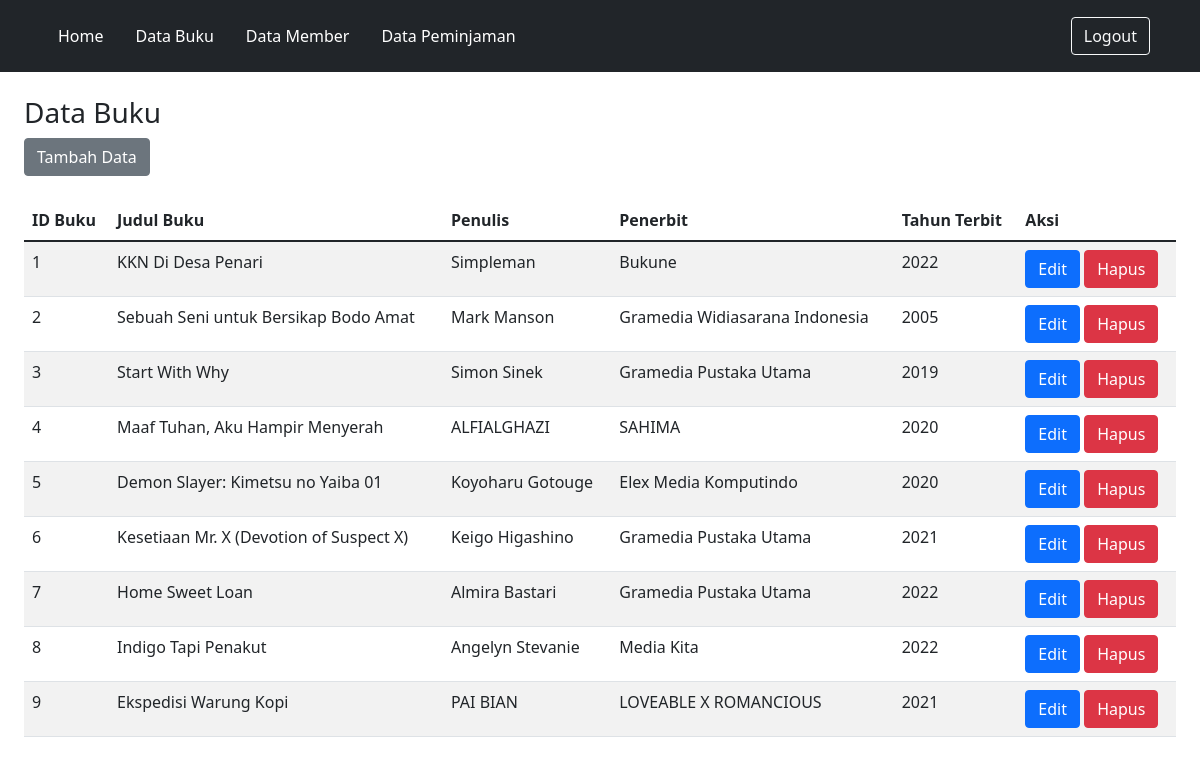
The app's page /Buku.php (signed in) with its own data.
### tables this page shows
CREATE TABLE `buku` (
  `id_buku` int(11) NOT NULL,
  `judul_buku` varchar(500) NOT NULL,
  `penulis` varchar(500) NOT NULL,
  `penerbit` varchar(250) NOT NULL,
  `tahun_terbit` int(11) NOT NULL
);

### Koneksi.php (called while the page is built, shortened)
<?php
function koneksi()
{
    try {
        $dbh = new PDO('mysql:host=localhost;dbname=perpustakaan', "root", "");
        $dbh->setAttribute( PDO::ATTR_ERRMODE, PDO::ERRMODE_EXCEPTION );
      }
      catch (PDOException $e) {
        print "Koneksi atau query bermasalah: " . $e->getMessage() . "<br/>";
        die();
      }
    return $dbh;
}
?>

### Model.php (the view, shortened to what this page needs)
<!DOCTYPE html>
<html lang="en">
<head>
    <link href="https://cdn.jsdelivr.net/npm/bootstrap@5.1.3/dist/css/bootstrap.min.css" rel="stylesheet">
</head>
<body>
</body>
</html>
<?php
require("./Koneksi.php");
include('Header.php');
function readData($nama_tabel)
{
    $stmt = koneksi()->prepare("SELECT * FROM $nama_tabel");
    $stmt->execute();
    $result = $stmt->fetchAll();
    if (!empty($result)) {
        if ($nama_tabel == "member") {
            foreach ($result as $hasil) {
                echo "<tr>";
                echo "<td>" . $hasil['id_member'] . "</td>";
                echo "<td>" . $hasil['nama_member'] . "</td>";
                echo "<td>" . $hasil['nomor_member'] . "</td>";
                echo "<td>" . $hasil['password'] . "</td>";
                echo "<td>" . $hasil['alamat'] . "</td>";
                echo "<td>" . $hasil["tgl_mendaftar"] . "</td>";
                echo "<td>" . $hasil["tgl_terakhir_bayar"] . "</td>";
                echo "<td>";
                echo "<a class='btn btn-primary' href='FormMember.php?id_member=" . $hasil['id_member'] . "'>Edit</a>";
                echo " ";
                echo "<a class='btn btn-danger' href='Member.php?id_member=" . $hasil['id_member'] . "' onclick=\"return confirm('Yakin Ingin Dihapus?')\">Hapus</a>";
                echo "</td>";
                echo "</tr>";
            }
        } elseif ($nama_tabel == "buku") {
            foreach ($result as $hasil) {
                echo "<tr>";
                echo "<td>" . $hasil['id_buku'] . "</td>";
                echo "<td>" . $hasil['judul_buku'] . "</td>";
                echo "<td>" . $hasil['penulis'] . "</td>";
                echo "<td>" . $hasil['penerbit'] . "</td>";
                echo "<td>" . $hasil["tahun_terbit"] . "</td>";
                echo "<td>";
                echo "<a class='btn btn-primary' href='FormBuku.php?id_buku=" . $hasil['id_buku'] . "'>Edit</a>";
                echo "<a class='btn btn-danger' href='Buku.php?id_buku=" . $hasil['id_buku'] . "' onclick=\"return confirm('Yakin Ingin Dihapus?')\">Hapus</a>";
                echo "</td>";
                echo "</tr>";
            }
        }
    }
}

### Buku.php (shortened to what this page needs)
<!DOCTYPE html>
<html lang="en">
<head>
    <link href="https://cdn.jsdelivr.net/npm/bootstrap@5.1.3/dist/css/bootstrap.min.css" rel="stylesheet">
</head>
<body>
    <?php
    require('./Model.php');
    ?>
    <div class="px-4">
        <h3 class="pt-4">Data Buku</h3>
        <a href='FormBuku.php'> <button type="button" class="btn btn-secondary mb-4">Tambah Data</button></a>
        <table class="table table-striped table-hover">
            <thead>
                <tr>
                    <th>ID Buku</th>
                    <th>Judul Buku</th>
                    <th>Penulis</th>
                    <th>Penerbit</th>
                    <th>Tahun Terbit</th>
                    <th>Aksi</th>
                </tr>
            </thead>
            <?php readData("buku") ?>
        </table>
    </div>
</body>
</html>

### Header.php (shortened to what this page needs)
<!doctype html>
<html lang="en">
<head>
    <link href="https://cdn.jsdelivr.net/npm/bootstrap@5.1.3/dist/css/bootstrap.min.css" rel="stylesheet">
    <link href="css/headers.css" rel="stylesheet">
</head>
<body>
    <header class="p-3 bg-dark text-white">
        <div class="container">
            <div class="d-flex flex-wrap align-items-center justify-content-center justify-content-lg-start">
                <ul class="nav col-12 col-lg-auto me-lg-auto mb-2 justify-content-center mb-md-0">
                    <li><a href="index.php" class="nav-link px-3 text-white">Home</a></li>
                    <li><a href="Buku.php" class="nav-link px-3 text-white">Data Buku</a></li>
                    <li><a href="Member.php" class="nav-link px-3 text-white">Data Member</a></li>
                    <li><a href="Peminjaman.php" class="nav-link px-3 text-white">Data Peminjaman</a></li>
                </ul>
                <div class="text-end">
                    <?php
                    if (isset($_SESSION['nomor_member']) == false) {
                        echo "<a href=\"FormLogin.php\"> <button type=\"button\" class=\"btn btn-outline-light me-2\">Login</button></a>";
                    } else {
                        echo "<a href=\"Logout.php\"> <button type=\"button\" class=\"btn btn-outline-light me-2\">Logout</button></a>";
                    }
                    ?>
                </div>
            </div>
        </div>
    </header>
</body>
</html>

### records on screen
buku: id_buku "1", judul_buku "KKN Di Desa Penari", penulis "Simpleman", penerbit "Bukune", tahun_terbit "2022"
buku: id_buku "2", judul_buku "Sebuah Seni untuk Bersikap Bodo Amat", penulis "Mark Manson", penerbit "Gramedia Widiasarana Indonesia", tahun_terbit "2005"
buku: id_buku "3", judul_buku "Start With Why", penulis "Simon Sinek", penerbit "Gramedia Pustaka Utama", tahun_terbit "2019"
buku: id_buku "4", judul_buku "Maaf Tuhan, Aku Hampir Menyerah", penulis "ALFIALGHAZI", penerbit "SAHIMA", tahun_terbit "2020"
buku: id_buku "5", judul_buku "Demon Slayer: Kimetsu no Yaiba 01", penulis "Koyoharu Gotouge", penerbit "Elex Media Komputindo", tahun_terbit "2020"
buku: id_buku "6", judul_buku "Kesetiaan Mr. X (Devotion of Suspect X)", penulis "Keigo Higashino", penerbit "Gramedia Pustaka Utama", tahun_terbit "2021"
buku: id_buku "7", judul_buku "Home Sweet Loan", penulis "Almira Bastari", penerbit "Gramedia Pustaka Utama", tahun_terbit "2022"
buku: id_buku "8", judul_buku "Indigo Tapi Penakut", penulis "Angelyn Stevanie", penerbit "Media Kita", tahun_terbit "2022"
buku: id_buku "9", judul_buku "Ekspedisi Warung Kopi", penulis "PAI BIAN", penerbit "LOVEABLE X ROMANCIOUS", tahun_terbit "2021"
